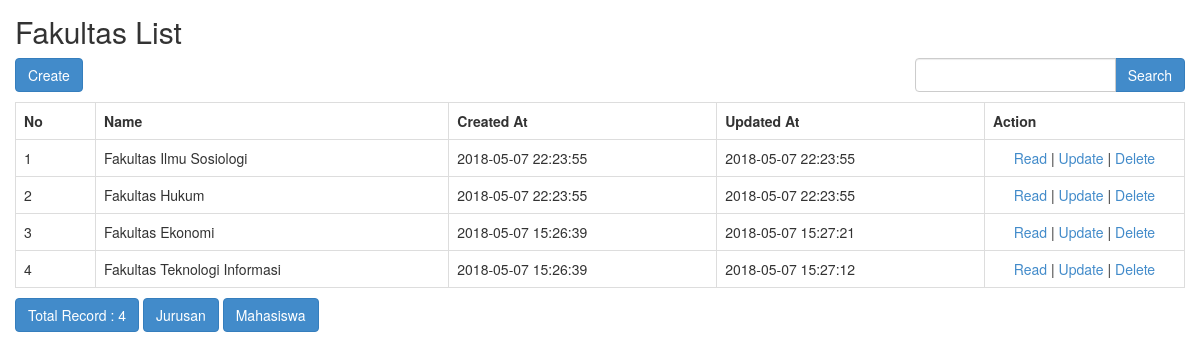
The app's page /index.php/fakultas with its own data.
### tables this page shows
CREATE TABLE `fakultas` (
  `id` int(11) NOT NULL AUTO_INCREMENT,
  `name` varchar(100) NOT NULL,
  `created_at` datetime DEFAULT CURRENT_TIMESTAMP,
  `updated_at` datetime DEFAULT CURRENT_TIMESTAMP ON UPDATE CURRENT_TIMESTAMP,
  PRIMARY KEY (`id`),
  UNIQUE KEY `name` (`name`)
);

### application/controllers/Fakultas.php (called while the page is built, shortened)
<?php
class Fakultas extends CI_Controller
{
    function __construct()
    {
        $this->load->model('Fakultas_model');
        $this->load->library('form_validation');
    }
    public function index()
    {
        $q = urldecode($this->input->get('q', TRUE));
        $start = intval($this->input->get('start'));
        if ($q <> '') {
            $config['base_url'] = base_url() . 'fakultas/index.html?q=' . urlencode($q);
            $config['first_url'] = base_url() . 'fakultas/index.html?q=' . urlencode($q);
        } else {
            $config['base_url'] = base_url() . 'fakultas/index.html';
            $config['first_url'] = base_url() . 'fakultas/index.html';
        }
        $config['per_page'] = 10;
        $config['page_query_string'] = TRUE;
        $config['total_rows'] = $this->Fakultas_model->total_rows($q);
        $fakultas = $this->Fakultas_model->get_limit_data($config['per_page'], $start, $q);
        $this->load->library('pagination');
        $this->pagination->initialize($config);
        $data = array(
            'fakultas_data' => $fakultas,
            'q' => $q,
            'pagination' => $this->pagination->create_links(),
            'total_rows' => $config['total_rows'],
            'start' => $start,
        );
        $this->load->view('fakultas/fakultas_list', $data);
    }
}

### index.php (called while the page is built, shortened)
<?php
require_once BASEPATH.'core/CodeIgniter.php';

### application/config/config.php (called while the page is built, shortened)
<?php
$config['base_url'] = '';
$config['index_page'] = '';
$config['uri_protocol']	= 'REQUEST_URI';
$config['url_suffix'] = '.html';
$config['language']	= 'english';
$config['charset'] = 'UTF-8';
$config['enable_hooks'] = FALSE;
$config['subclass_prefix'] = 'MY_';
$config['composer_autoload'] = FALSE;
$config['permitted_uri_chars'] = 'a-z 0-9~%.:_\-';
$config['enable_query_strings'] = FALSE;
$config['controller_trigger'] = 'c';
$config['function_trigger'] = 'm';
$config['directory_trigger'] = 'd';
$config['allow_get_array'] = TRUE;
$config['log_threshold'] = 0;
$config['log_path'] = '';
$config['log_file_extension'] = '';
$config['log_file_permissions'] = 0644;
$config['log_date_format'] = 'Y-m-d H:i:s';
$config['error_views_path'] = '';
$config['cache_path'] = '';
$config['cache_query_string'] = FALSE;
$config['encryption_key'] = 'harviacode';
$config['sess_driver'] = 'files';
$config['sess_cookie_name'] = 'ci_session';
$config['sess_expiration'] = 7200;
$config['sess_save_path'] = NULL;
$config['sess_match_ip'] = FALSE;
$config['sess_time_to_update'] = 300;
$config['sess_regenerate_destroy'] = FALSE;
$config['cookie_prefix']	= '';
$config['cookie_domain']	= '';
$config['cookie_path']		= '/';
$config['cookie_secure']	= FALSE;
$config['cookie_httponly'] 	= FALSE;
$config['standardize_newlines'] = FALSE;
$config['global_xss_filtering'] = FALSE;
$config['csrf_protection'] = FALSE;
$config['csrf_token_name'] = 'csrf_test_name';
$config['csrf_cookie_name'] = 'csrf_cookie_name';
$config['csrf_expire'] = 7200;
$config['csrf_regenerate'] = TRUE;
$config['csrf_exclude_uris'] = array();
$config['compress_output'] = FALSE;
$config['time_reference'] = 'local';
$config['rewrite_short_tags'] = FALSE;
$config['proxy_ips'] = '';

### application/models/Fakultas_model.php (called while the page is built, shortened)
<?php
class Fakultas_model extends CI_Model
{
    public $table = 'fakultas';
    public $id = 'id';
    public $order = 'DESC';
    function total_rows($q = NULL) {
        $this->db->like('id', $q);
	$this->db->or_like('name', $q);
	$this->db->or_like('created_at', $q);
	$this->db->or_like('updated_at', $q);
	$this->db->from($this->table);
        return $this->db->count_all_results();
    }
    function get_limit_data($limit, $start = 0, $q = NULL) {
        $this->db->order_by($this->id, $this->order);
        $this->db->like('id', $q);
	$this->db->or_like('name', $q);
	$this->db->or_like('created_at', $q);
	$this->db->or_like('updated_at', $q);
	$this->db->limit($limit, $start);
        return $this->db->get($this->table)->result();
    }
}

### application/views/fakultas/fakultas_list.php (the view, shortened to what this page needs)
<!doctype html>
<html>
    <head>
        <link rel="stylesheet" href="<?php echo base_url('assets/bootstrap/css/bootstrap.min.css') ?>"/>
    </head>
    <body>
        <h2 style="margin-top:0px">Fakultas List</h2>
        <div class="row" style="margin-bottom: 10px">
            <div class="col-md-4">
                <?php echo anchor(site_url('fakultas/create'),'Create', 'class="btn btn-primary"'); ?>
            </div>
            <div class="col-md-4 text-center">
            </div>
            <div class="col-md-1 text-right">
            </div>
            <div class="col-md-3 text-right">
                <form action="<?php echo site_url('fakultas/index'); ?>" class="form-inline" method="get">
                    <div class="input-group">
                        <input type="text" class="form-control" name="q" value="<?php echo $q; ?>">
                        <span class="input-group-btn">
                          <button class="btn btn-primary" type="submit">Search</button>
                        </span>
                    </div>
                </form>
            </div>
        </div>
        <table class="table table-bordered" style="margin-bottom: 10px">
            <tr>
                <th>No</th>
		<th>Name</th>
		<th>Created At</th>
		<th>Updated At</th>
		<th>Action</th>
            </tr><?php
            foreach ($fakultas_data as $fakultas)
            {
                ?>
                <tr>
			<td width="80px"><?php echo ++$start ?></td>
			<td><?php echo $fakultas->name ?></td>
			<td><?php echo $fakultas->created_at ?></td>
			<td><?php echo $fakultas->updated_at ?></td>
			<td style="text-align:center" width="200px">
				<?php
				echo anchor(site_url('fakultas/read/'.$fakultas->id),'Read');
				echo ' | ';
				echo anchor(site_url('fakultas/update/'.$fakultas->id),'Update');
				echo ' | ';
				echo anchor(site_url('fakultas/delete/'.$fakultas->id),'Delete','onclick="javasciprt: return confirm(\'Are You Sure ?\')"');
				?>
			</td>
		</tr>
                <?php
            }
            ?>
        </table>
        <div class="row">
            <div class="col-md-6">
                <a href="#" class="btn btn-primary">Total Record : <?php echo $total_rows ?></a>
				<a href="/qwerty/jurusan/" class="btn btn-primary">Jurusan</a>
				<a href="/qwerty/student/" class="btn btn-primary">Mahasiswa</a>
	    </div>
            <div class="col-md-6 text-right">
            </div>
        </div>
    </body>
</html>

### application/views/fakultas/fakultas_list.php (style rules this page uses)
body { padding: 15px; }

### records on screen
fakultas: name "Fakultas Ilmu Sosiologi", created_at "2018-05-07 22:23:55", updated_at "2018-05-07 22:23:55", id "Read", id "Update", id "Delete"
fakultas: name "Fakultas Hukum", created_at "2018-05-07 22:23:55", updated_at "2018-05-07 22:23:55", id "Read", id "Update", id "Delete"
fakultas: name "Fakultas Ekonomi", created_at "2018-05-07 15:26:39", updated_at "2018-05-07 15:27:21", id "Read", id "Update", id "Delete"
fakultas: name "Fakultas Teknologi Informasi", created_at "2018-05-07 15:26:39", updated_at "2018-05-07 15:27:12", id "Read", id "Update", id "Delete"

### other values on screen
$total_rows "4"
